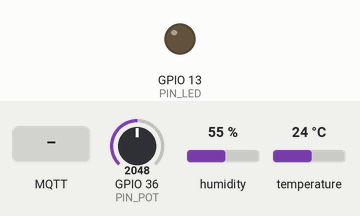
Recording of a sketch running on a simulated ESP32. Parts: output pins drawn as LEDs (lit = HIGH). Inputs (shaded band) come from the test bench; at power-on: GPIO 36 (PIN_POT) = 2048, humidity 55 %, temperature 24 °C. WiFi joins after 1.5 s; servers stay silent unless stated; uploads are accepted with an empty reply; random numbers use the default seed unless the sketch sets one; no MQTT or app messages arrive unless stated; what the sketch prints to the serial monitor is not drawn.

Above: at 2.7 s.
2.8 s: MQTT message "ON" arrives on the first subscribed topic
6.5 s: MQTT message "1" arrives on the first subscribed topic
At 7.0 s:
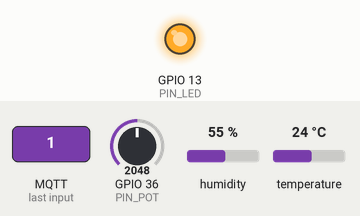
8.0 s: MQTT message "ENCENDER" arrives on the first subscribed topic
Timing chart, 0 to 11.0 s (numbered marks = the images above; inputs shaded):
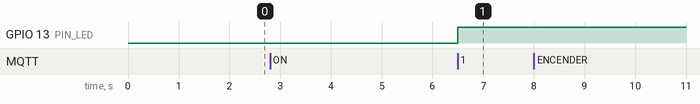

Measured:
- after the input at 2.8 s, every drawn part: stays the same
- after the input at 6.5 s, GPIO 13 (PIN_LED): LOW → HIGH at once
- after the input at 8.0 s, every drawn part: stays the same

The sketch:

esp32_invernadero.ino
```cpp
#include <WiFi.h>
#include <HTTPClient.h>
#include <PubSubClient.h>
#include <DHT.h>

// WiFi
const char* WIFI_SSID = "Wokwi-GUEST";
const char* WIFI_PASS = "";

// HiveMQ MQTT
const char* MQTT_SERVER = "broker.hivemq.com";
const int   MQTT_PORT   = 1883;
const char* TOPIC_DATA  = "invernadero/datos";
const char* TOPIC_CTRL  = "invernadero/control";

// ThingsBoard MQTT
const char* TB_SERVER = "thingsboard.cloud";
const int   TB_PORT   = 1883;
const char* TB_TOKEN  = "TU_THINGSBOARD_TOKEN";
const char* TB_TOPIC_TELEMETRY = "v1/devices/me/telemetry";
const char* TB_TOPIC_RPC_REQ   = "v1/devices/me/rpc/request/+";

// InfluxDB
const char* INFLUX_URL   = "https://us-east-1-1.aws.cloud2.influxdata.com/api/v2/write?org=universidad&bucket=invernadero&precision=s";
const char* INFLUX_TOKEN = "TU_INFLUXDB_TOKEN";

// Pines
#define DHTPIN 4
#define DHTTYPE DHT22
const int PIN_POT = 36;
const int PIN_LED = 13;

// Tiempos de envio y reconexion
const unsigned long INTERVALO_MS = 5000;
const unsigned long REINTENTO_MQTT_MS = 2000;

unsigned long ultimoEnvio = 0;
unsigned long ultimoIntentoHive = 0;
unsigned long ultimoIntentoTB = 0;

DHT dht(DHTPIN, DHTTYPE);
WiFiClient wifiHive;
WiFiClient wifiTB;

PubSubClient mqttHive(wifiHive);
PubSubClient mqttTB(wifiTB);

void setLed(bool encender, const char* fuente) {
  digitalWrite(PIN_LED, encender ? HIGH : LOW);
  Serial.print("LED [");
  Serial.print(fuente);
  Serial.print("]: ");
  Serial.println(encender ? "ON" : "OFF");
}

void onHiveMessage(char* topic, byte* payload, unsigned int length) {
  String msg;
  for (unsigned int i = 0; i < length; i++) {
    msg += (char)payload[i];
  }
  msg.trim();
  msg.toUpperCase();

  Serial.print("HiveMQ [");
  Serial.print(topic);
  Serial.print("]: ");
  Serial.println(msg);

  if (String(topic) == TOPIC_CTRL) {
    if (msg == "ON" || msg == "1" || msg == "ENCENDER") {
      setLed(true, "HiveMQ");
    } else if (msg == "OFF" || msg == "0" || msg == "APAGAR") {
      setLed(false, "HiveMQ");
    }
  }
}

void onTbMessage(char* topic, byte* payload, unsigned int length) {
  String msg;
  for (unsigned int i = 0; i < length; i++) {
    msg += (char)payload[i];
  }

  Serial.print("ThingsBoard [");
  Serial.print(topic);
  Serial.print("]: ");
  Serial.println(msg);

  if (String(topic).startsWith("v1/devices/me/rpc/request/")) {
    String clean = msg;
    clean.replace(" ", "");
    clean.toLowerCase();

    if (clean.indexOf("\"params\":true") != -1 ||
        clean.indexOf("\"params\":1") != -1 ||
        clean.indexOf("\"params\":\"on\"") != -1 ||
        clean.indexOf("\"params\":\"1\"") != -1) {
      setLed(true, "ThingsBoard");
    } else if (clean.indexOf("\"params\":false") != -1 ||
               clean.indexOf("\"params\":0") != -1 ||
               clean.indexOf("\"params\":\"off\"") != -1 ||
               clean.indexOf("\"params\":\"0\"") != -1) {
      setLed(false, "ThingsBoard");
    }
  }
}

void connectWiFi() {
  if (WiFi.status() == WL_CONNECTED) return;

  Serial.print("Conectando a WiFi");
  WiFi.begin(WIFI_SSID, WIFI_PASS);
  while (WiFi.status() != WL_CONNECTED) {
    delay(500);
    Serial.print(".");
  }
  Serial.println("\nConectado. IP: " + WiFi.localIP().toString());
}

void checkMqtt() {
  if (WiFi.status() != WL_CONNECTED) return;
  unsigned long now = millis();

  if (!mqttHive.connected() && (now - ultimoIntentoHive >= REINTENTO_MQTT_MS)) {
    ultimoIntentoHive = now;
    String clientId = "esp32-hive-" + String(random(1000, 9999));
    Serial.print("Conectando a HiveMQ... ");
    if (mqttHive.connect(clientId.c_str())) {
      Serial.println("ok");
      mqttHive.subscribe(TOPIC_CTRL);
    } else {
      Serial.print("error ");
      Serial.println(mqttHive.state());
    }
  }

  if (!mqttTB.connected() && (now - ultimoIntentoTB >= REINTENTO_MQTT_MS)) {
    ultimoIntentoTB = now;
    String clientId = "esp32-tb-" + String(random(1000, 9999));
    Serial.print("Conectando a ThingsBoard... ");
    if (mqttTB.connect(clientId.c_str(), TB_TOKEN, "")) {
      Serial.println("ok");
      mqttTB.subscribe(TB_TOPIC_RPC_REQ);
    } else {
      Serial.print("error ");
      Serial.println(mqttTB.state());
    }
  }
}

void sendInflux(float temp, float hum, int humSuelo) {
  if (WiFi.status() != WL_CONNECTED) return;

  HTTPClient http;
  http.begin(INFLUX_URL);
  http.addHeader("Authorization", String("Token ") + INFLUX_TOKEN);
  http.addHeader("Content-Type", "text/plain; charset=utf-8");

  String body = "invernadero temperatura=" + String(temp, 2) +
                ",humedad=" + String(hum, 2) +
                ",humedad_suelo=" + String(humSuelo);

  int code = http.POST(body);
  Serial.print("InfluxDB HTTP: ");
  Serial.println(code);
  http.end();
}

void setup() {
  Serial.begin(115200);
  pinMode(PIN_LED, OUTPUT);
  digitalWrite(PIN_LED, LOW);
  pinMode(PIN_POT, INPUT);

  dht.begin();
  connectWiFi();

  mqttHive.setServer(MQTT_SERVER, MQTT_PORT);
  mqttHive.setCallback(onHiveMessage);

  mqttTB.setServer(TB_SERVER, TB_PORT);
  mqttTB.setCallback(onTbMessage);

  checkMqtt();
}

void loop() {
  connectWiFi();
  checkMqtt();

  if (mqttHive.connected()) mqttHive.loop();
  if (mqttTB.connected()) mqttTB.loop();

  unsigned long now = millis();
  if (now - ultimoEnvio >= INTERVALO_MS) {
    ultimoEnvio = now;

    float temp = dht.readTemperature();
    float hum = dht.readHumidity();
    int rawPot = analogRead(PIN_POT);
    int humSuelo = map(rawPot, 0, 4095, 0, 100);

    if (isnan(temp) || isnan(hum)) {
      Serial.println("Fallo en lectura del DHT22");
      return;
    }

    String payload = "{\"temperatura\":" + String(temp, 2) +
                     ",\"humedad\":" + String(hum, 2) +
                     ",\"humedad_suelo\":" + String(humSuelo) +
                     ",\"pot_raw\":" + String(rawPot) + "}";

    if (mqttHive.connected()) {
      mqttHive.publish(TOPIC_DATA, payload.c_str());
      Serial.println("HiveMQ -> " + payload);
    }

    if (mqttTB.connected()) {
      mqttTB.publish(TB_TOPIC_TELEMETRY, payload.c_str());
      Serial.println("ThingsBoard -> " + payload);
    }

    sendInflux(temp, hum, humSuelo);
  }
}
```
